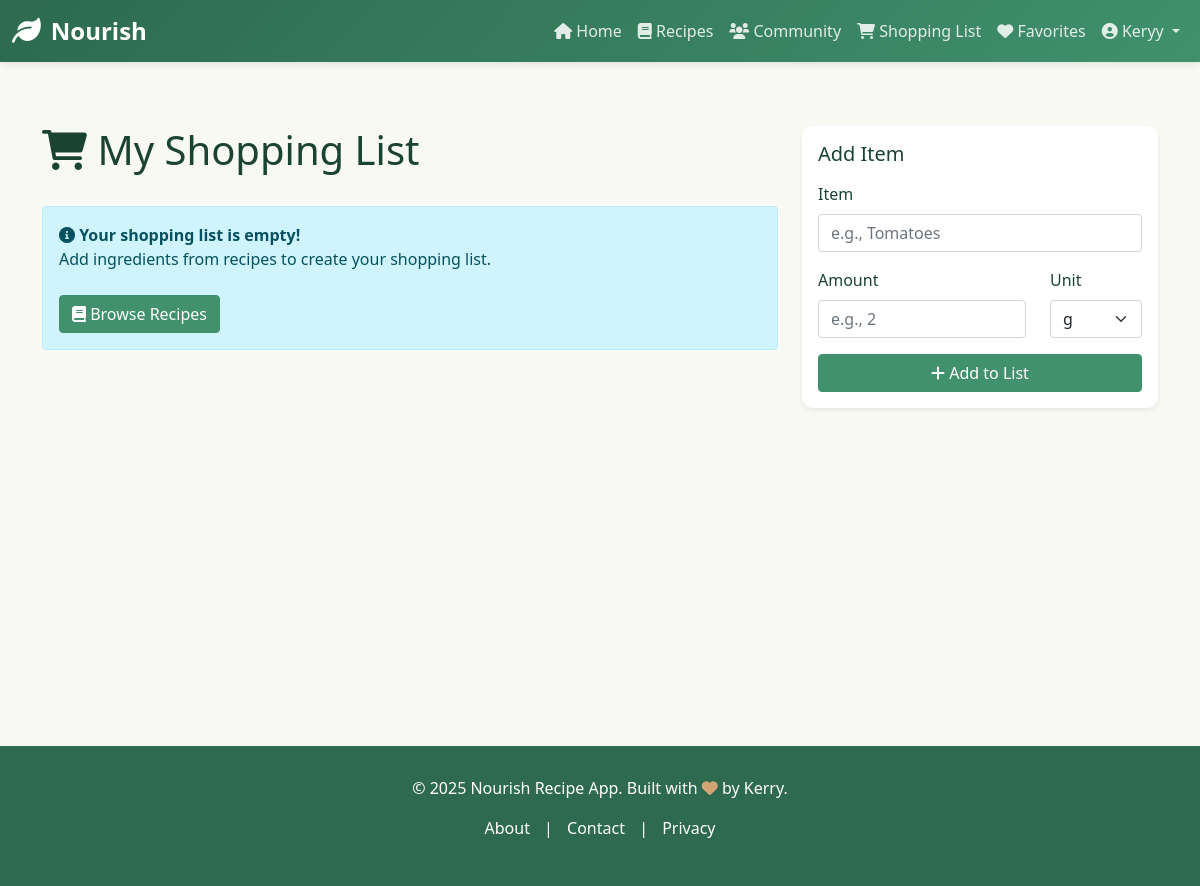
Page /shopping-list/ (signed in) on the earlier database version.
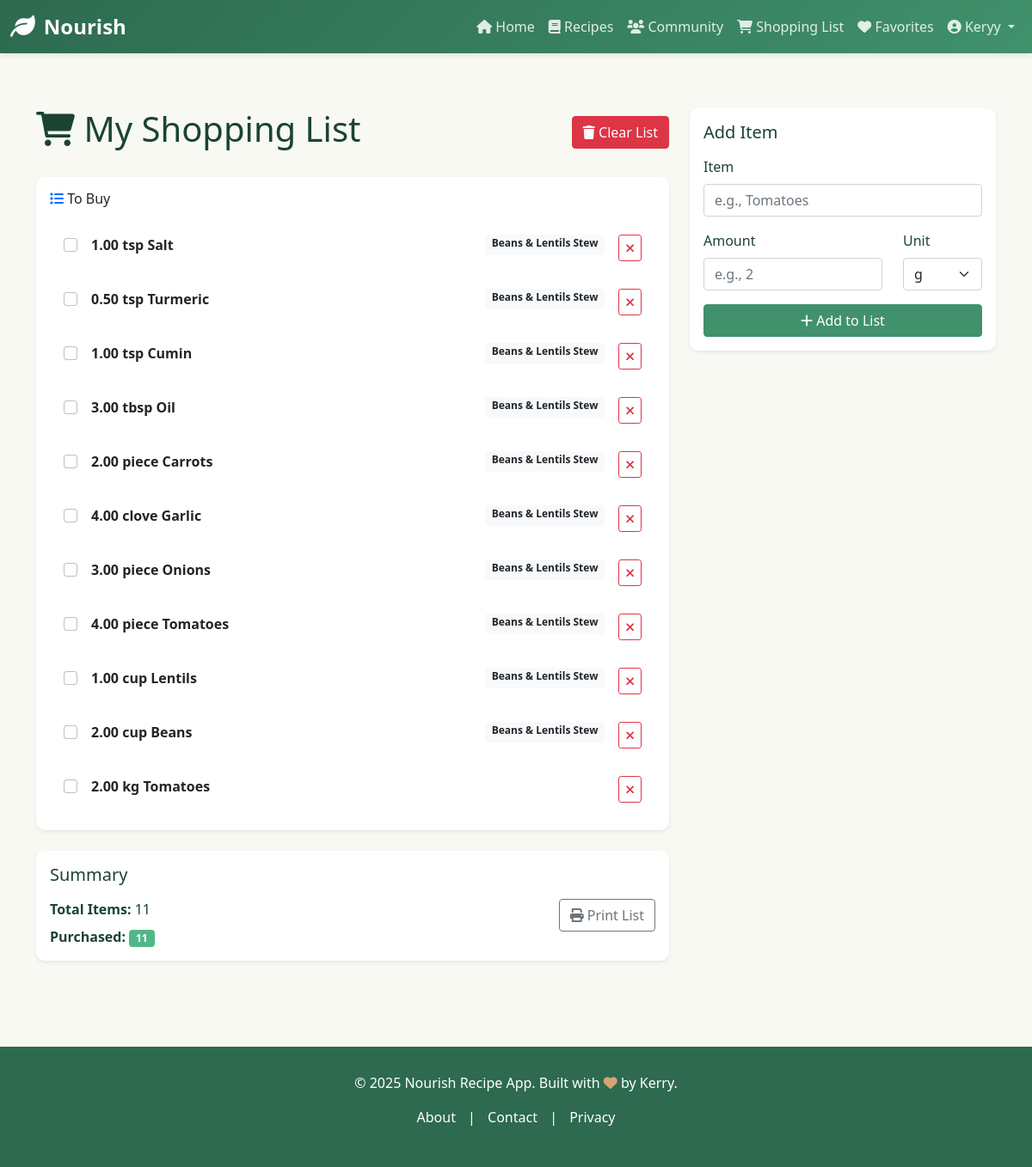
Same page on the later database version.
### ingredient/models.py (models this page shows, shortened)
class ShoppingListItem(models.Model):
  shopping_list = models.ForeignKey(ShoppingList, on_delete=models.CASCADE, related_name='items')
  ingredient_name = models.CharField(max_length=255)
  amount = models.DecimalField(max_digits=8, decimal_places=2)
  unit = models.CharField(max_length=50)
  is_purchased = models.BooleanField(default=False)
  from_recipe = models.ForeignKey(Recipe, null=True, blank=True, on_delete=models.SET_NULL)
  created_at = models.DateTimeField(auto_now_add=True)
  class Meta:
    ordering = ['is_purchased', '-created_at']

class Recipe(models.Model):
  DIFFICULTY_CHOICES = [
      ('easy', 'Easy'),
      ('medium', 'Medium'),
      ('hard', 'Hard'),
  ]
  CATEGORY_CHOICES = [
      ('breakfast', 'Breakfast'),
      ('lunch', 'Lunch'),
      ('dinner', 'Dinner'),
      ('snack', 'Snack'),
      ('dessert', 'Dessert'),
      ('beverage', 'Beverage'),
      ('other', 'Other'),
  ]
  title = models.CharField(max_length=255)
  description = models.TextField(blank=True)
  prep_time = models.IntegerField(default=15, help_text="minutes")
  cook_time = models.IntegerField(default=30, help_text="minutes")
  servings = models.IntegerField(default=4)
  difficulty = models.CharField(max_length=50, choices=DIFFICULTY_CHOICES, default='medium')
  category = models.CharField(max_length=50, choices=CATEGORY_CHOICES, default='other')
  image = models.ImageField(upload_to='recipe_images/', blank=True, null=True)
  created_by = models.ForeignKey(User, on_delete=models.CASCADE, related_name='recipes', null=True, blank=True)
  created_at = models.DateTimeField(auto_now_add=True)
  updated_at = models.DateTimeField(auto_now=True)
  is_published = models.BooleanField(default=True)
  views_count = models.IntegerField(default=0)
  class Meta:
    ordering = ['-created_at']

### ingredient/views.py (the view)
# urls.py: path('shopping-list/', ingredient_views.shopping_list, name='shopping_list'),
@login_required(login_url='login')
def shopping_list(request):
  shopping_list, created = ShoppingList.objects.get_or_create(user=request.user)
  items = shopping_list.items.all()
  return render(request, 'shopping_list.html', {'shopping_list': shopping_list, 'items': items})

### ingredient/templates/shopping_list.html (shortened to what the changed rows need)
{% extends 'base.html' %}
{% load static %}
{% block content %}
<div class="row">
    <div class="col-lg-8">
        <div class="d-flex justify-content-between align-items-center mb-4">
            <h1><i class="fas fa-shopping-cart"></i> My Shopping List</h1>
            {% if items %}
                <button class="btn btn-danger" onclick="confirmClear()">
                    <i class="fas fa-trash"></i> Clear List
                </button>
            {% endif %}
        </div>
        {% if items %}
            <div class="card border-0 shadow-sm">
                <div class="card-body">
                    <div class="list-group list-group-flush">
                        {% regroup items by is_purchased as items_by_status %}
                        {% for status_group in items_by_status %}
                            {% if status_group.grouper %}
                                <h6 class="mt-4 mb-3 text-muted">
                                    <i class="fas fa-check-circle text-success"></i> Purchased
                                </h6>
                            {% else %}
                                <h6 class="mb-3 text-dark">
                                    <i class="fas fa-list text-primary"></i> To Buy
                                </h6>
                            {% endif %}
                            {% for item in status_group.list %}
                                <div class="list-group-item border-0 py-3 d-flex gap-3">
                                    <input type="checkbox" class="form-check-input" {% if item.is_purchased %}checked{% endif %}
                                           onchange="toggleItem({{ item.id }})">
                                    <div class="flex-grow-1">
                                        <div class="d-flex justify-content-between">
                                            <strong class="{% if item.is_purchased %}text-muted text-decoration-line-through{% endif %}">
                                                {{ item.amount }} {{ item.unit }} {{ item.ingredient_name }}
                                            </strong>
                                            {% if item.from_recipe %}
                                                <span class="badge bg-light text-dark">{{ item.from_recipe.title }}</span>
                                            {% endif %}
                                        </div>
                                    </div>
                                    <button class="btn btn-sm btn-outline-danger" onclick="removeItem({{ item.id }})">
                                        <i class="fas fa-times"></i>
                                    </button>
                                </div>
                            {% endfor %}
                        {% endfor %}
                    </div>
                </div>
            </div>
            <div class="card border-0 shadow-sm mt-4">
                <div class="card-body">
                    <h5 class="card-title mb-3">Summary</h5>
                    <div class="row">
                        <div class="col-md-6">
                            <p class="mb-2">
                                <strong>Total Items:</strong> {{ items|length }}
                            </p>
                            <p class="mb-0">
                                <strong>Purchased:</strong>
                                <span class="badge bg-success">
                                    {% widthratio items|length "status_group.list" "100" as percentage %}
                                    {{ items|dictsort:"is_purchased"|length }}
                                </span>
                            </p>
                        </div>
                        <div class="col-md-6 text-end">
                            <button class="btn btn-outline-secondary" onclick="window.print()">
                                <i class="fas fa-print"></i> Print List
                            </button>
                        </div>
                    </div>
                </div>
            </div>
        {% else %}
            <div class="alert alert-info" role="alert">
                <i class="fas fa-info-circle"></i> <strong>Your shopping list is empty!</strong>
                <p>Add ingredients from recipes to create your shopping list.</p>
                <a href="{% url 'recipes' %}" class="btn btn-primary mt-2">
                    <i class="fas fa-book"></i> Browse Recipes
                </a>
            </div>
        {% endif %}
    </div>
</div>
{% endblock %}

Differences in the rows shown:
added ShoppingListItem: amount "1.00", unit "tsp", ingredient_name "Salt", from_recipe "Beans & Lentils Stew"
added ShoppingListItem: amount "0.50", unit "tsp", ingredient_name "Turmeric", from_recipe "Beans & Lentils Stew"
added ShoppingListItem: amount "1.00", unit "tsp", ingredient_name "Cumin", from_recipe "Beans & Lentils Stew"
added ShoppingListItem: amount "3.00", unit "tbsp", ingredient_name "Oil", from_recipe "Beans & Lentils Stew"
added ShoppingListItem: amount "2.00", unit "piece", ingredient_name "Carrots", from_recipe "Beans & Lentils Stew"
added ShoppingListItem: amount "4.00", unit "clove", ingredient_name "Garlic", from_recipe "Beans & Lentils Stew"
added ShoppingListItem: amount "3.00", unit "piece", ingredient_name "Onions", from_recipe "Beans & Lentils Stew"
added ShoppingListItem: amount "4.00", unit "piece", ingredient_name "Tomatoes", from_recipe "Beans & Lentils Stew"
added ShoppingListItem: amount "1.00", unit "cup", ingredient_name "Lentils", from_recipe "Beans & Lentils Stew"
added ShoppingListItem: amount "2.00", unit "cup", ingredient_name "Beans", from_recipe "Beans & Lentils Stew"
added ShoppingListItem: amount "2.00", unit "kg", ingredient_name "Tomatoes"
Other differences:
{{ items|length }}: (not shown) → "11"
{{ items|dictsort:"is_purchased"|length }}: (not shown) → "11"
text no longer shown: "Your shopping list is empty! Add ingredients from recipes to create your shopping list. Browse Recipes"
text now shown: "Clear List Summary Total Items: Purchased: Print List"
new list line: "To Buy"
